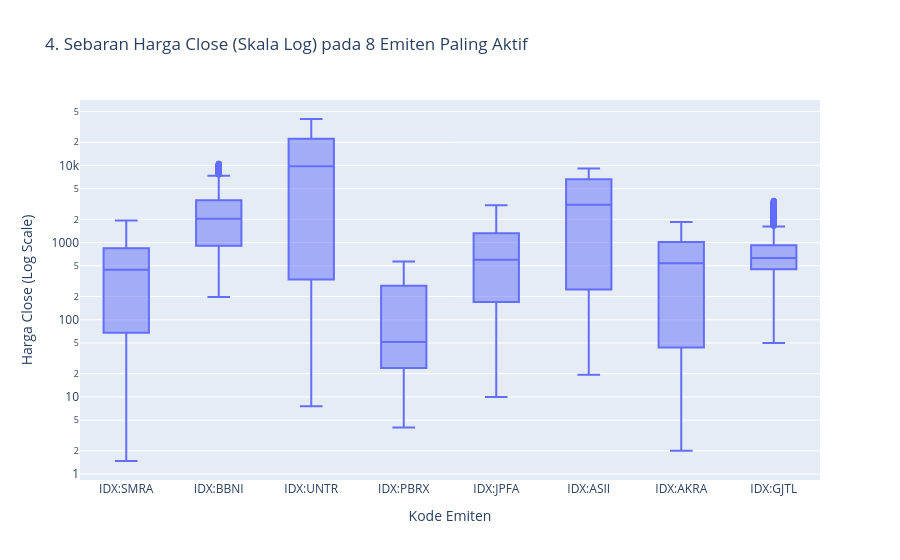

Notebook source saved alongside this figure:
### Code cell
#Distribusi Harga close (Skala Log) untuk Top 8 Emiten Aktif
top_8_symbols = (
    df_eda.group_by("symbol")
    .len()
    .sort("len", descending=True)
    .head(8)["symbol"]
    .to_list()
)

sample_box = (
    df_eda.filter(pl.col("symbol").is_in(top_8_symbols) & (pl.col("close") > 0))
    .sample(n=min(40000, len(df_eda)), seed=42)
    .to_pandas()
)

fig4 = px.box(
    sample_box,
    x="symbol",
    y="close",
    log_y=True,
    title="4. Sebaran Harga Close (Skala Log) pada 8 Emiten Paling Aktif",
    labels={"symbol": "Kode Emiten", "close": "Harga Close (Log Scale)"},
)
fig4.show()

### Figure 1 — Plotly figure (JSON) as saved in the notebook; plotly's stock layout.template omitted (floating-point values rounded to 4 significant figures; data arrays with more than 128 entries replaced by an {"elided": "..."} marker saying what was removed)
{"data": [{"alignmentgroup": "True", "hovertemplate": "Kode Emiten=%{x}<br>Harga Close (Log Scale)=%{y}<extra></extra>", "legendgroup": "", "marker": {"color": "#636efa"}, "name": "", "notched": false, "offsetgroup": "", "orientation": "v", "showlegend": false, "type": "box", "x": {"elided": "40000 str values"}, "x0": " ", "xaxis": "x", "y": {"elided": "40000 float values"}, "y0": " ", "yaxis": "y"}], "layout": {"boxmode": "group", "legend": {"tracegroupgap": 0}, "title": {"text": "4. Sebaran Harga Close (Skala Log) pada 8 Emiten Paling Aktif"}, "xaxis": {"anchor": "y", "domain": [0, 1], "title": {"text": "Kode Emiten"}}, "yaxis": {"anchor": "x", "domain": [0, 1], "title": {"text": "Harga Close (Log Scale)"}, "type": "log"}}}
